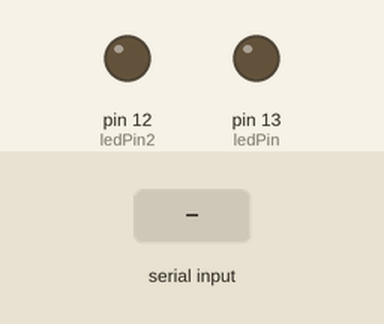
Simulated run of this sketch. Board: Arduino Uno, built with avr-gcc and run on an emulated ATmega328P. Parts: output pins drawn as LEDs (lit = HIGH). Dashed ring = blinking. Inputs (shaded band) come from the test bench.

Above: at 1.2 s.
1.3 s: "3" received over Serial
At 1.31 s:
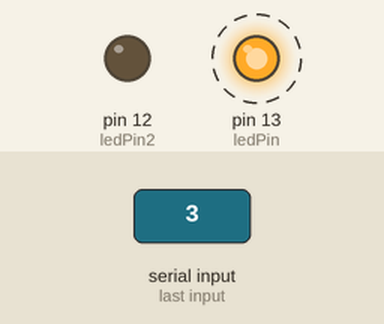
At 1.71 s:
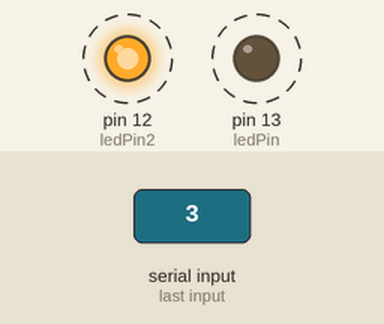
Timing chart, 0 to 7.6 s (numbered marks = the images above; inputs shaded):
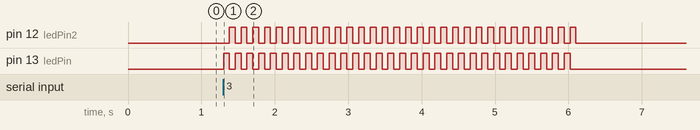

Measured:
- after the input at 1.3 s, pin 12 (ledPin2): alternates HIGH for 0.08 s and LOW for 0.08 s, 60 changes in all, then stays LOW, starting after 0.08 s; pin 13 (ledPin): alternates HIGH for 0.08 s and LOW for 0.08 s, 60 changes in all, then stays LOW, starting at once

The sketch:

ArduinoUno_Bluetooth_HC06_ledpin13.ino
```cpp
int ledPin = 13; // Määritellään pinni 13 ledPinniksi
int ledPin2 = 12;  // Määritellään pinni 12 ledPinniksi
int state = 0;  // Määritellään alun tilaksi 0-tila
void setup() { // Tästä alkaa setup, setup suoritetaan vain kerran
  // put your setup code here, to run once:
  pinMode(ledPin, OUTPUT);  // Määritellään ledPin eli pin 13 OUTPUTiksi eli se on Arduinon ulostulo
  pinMode(ledPin2, OUTPUT);   // Määritellään ledPin2 eli pin 12 OUTPUTiksi eli se on Arduinon ulostulo
  digitalWrite(ledPin, LOW); // Asetetaan ledPin eli pin 13 pois päältä
  digitalWrite(ledPin2, LOW);  // Asetetaan ledPin2 eli pin 12 pois päältä
  Serial.begin(9600);  // Käynnistä Serialin kuuntelu eli Bluetooth Moduulin kuuntelu tässä tapauksessa
}

void loop() {  // Aloitetaan looppi jota koodi suorittaa jatkuvasti
  state=0; // Asetetaan state 0
if(Serial.available() >0){   // Jos Bluetooth on hereillä/luettavissa
    state = Serial.read();     // Lue  Bluetoothilta saatava arvo ja aseta tila(state) vastaamaan Bluetoothita saatavaa arvoa
}

if (state == '0'){  // Jos Bluetoothilta luettava arvo on 0 niin...
    digitalWrite(ledPin, LOW);  // ... Sammuta ledPin 1 eli pinnissä 13 oleva led..
    digitalWrite(ledPin2, LOW);   // ... ja sammuta ledPin2 eli pinnissä 12 oleva led.
}

if (state == '3'){   // Jos Bluetoothilta luettava arvo on 3 niin...
for(int i=0; i<30; i++){  // Suorita for silmukka 30 kertaa..
  digitalWrite(ledPin, HIGH);  // .. Aseta ledPin eli pinnissä 13 oleva led päälle..
  delay(80);                  // .. odota 80 millisekuntia..
  digitalWrite(ledPin, LOW);  //.. aseta ledPin eli pinnissä 13 oleva led pois päältä..
  digitalWrite(ledPin2, HIGH);  //  .. Aseta ledPin2 eli pinnissä 12 oleva led päälle..
  delay(80);                     //  .. odota 80 millisekuntia..
  digitalWrite(ledPin2, LOW); // Aseta ledpin2 eli pinnissä 12 oleva led pin pois päältä.
}
}
if (state == '2'){    // Jos arvo Bluetoothilta luettava arvo on 2 niin...
for(int i=0; i<1; i++) {   // Suorita kerran
  digitalWrite(ledPin2, HIGH);  //.. Aseta ledPin2 eli pinnissä 12 oleva led päälle..
  delay(1000);                 //Odota 1000 millisekuntia
  digitalWrite(ledPin2,LOW);       // .. Aseta ledPin2 eli pinnissä 12 oleva led pois päältä.
  delay(200);                 // Odota 200 millisekuntia
}
}
else if (state == '1'){       // Muuten jos Bluetoothilta luettava arvo on 1 niin...
for(int i=0; i<1; i++){  // Tee kerran
  digitalWrite(ledPin, HIGH);   // .. Aseta ledPin eli pinnissä 13 oleva led päälle..
  delay(1000);                      // .. Odota 1000 millisekuntia
  digitalWrite(ledPin,LOW);         // ...aseta ledPin eli pinnissä 13 oleva led pois päältä.
}
}

}         /// Loop loppuu tähän jonka jälkeen alkaa uusi suoritus
```
